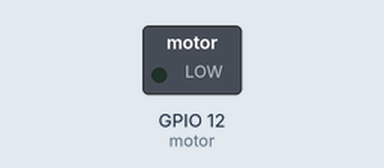
Simulated run of this program. Board: ESP32 board running MicroPython. On the bench: switched loads named in the program (green lamp = pin HIGH).

Above: at 0.05 s.
At 4.65 s:
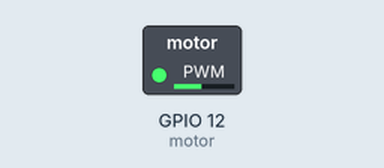
At 9.35 s:
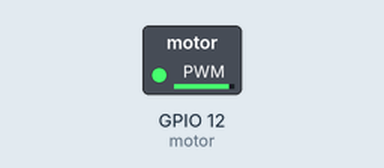
At 18.65 s:
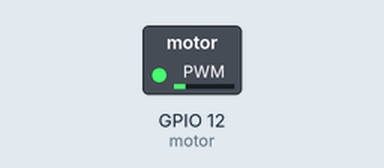
Timing chart, 0 to 26.8 s (numbered marks = the images above):
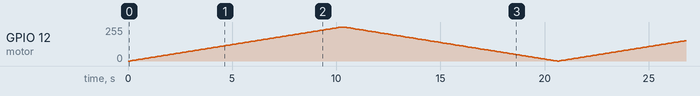

The program:

12._Controle_de_um_motor_DC_com_PWM.py
```python
from machine import Pin, PWM
import time

motor = PWM(Pin(12), freq=1000)  # GPIO 12


def set_speed(speed):
    motor.duty(speed)


while True:
    for speed in range(0, 1024, 10):
        set_speed(speed)
        time.sleep(0.1)
    for speed in range(1023, -1, -10):
        set_speed(speed)
        time.sleep(0.1)
```
